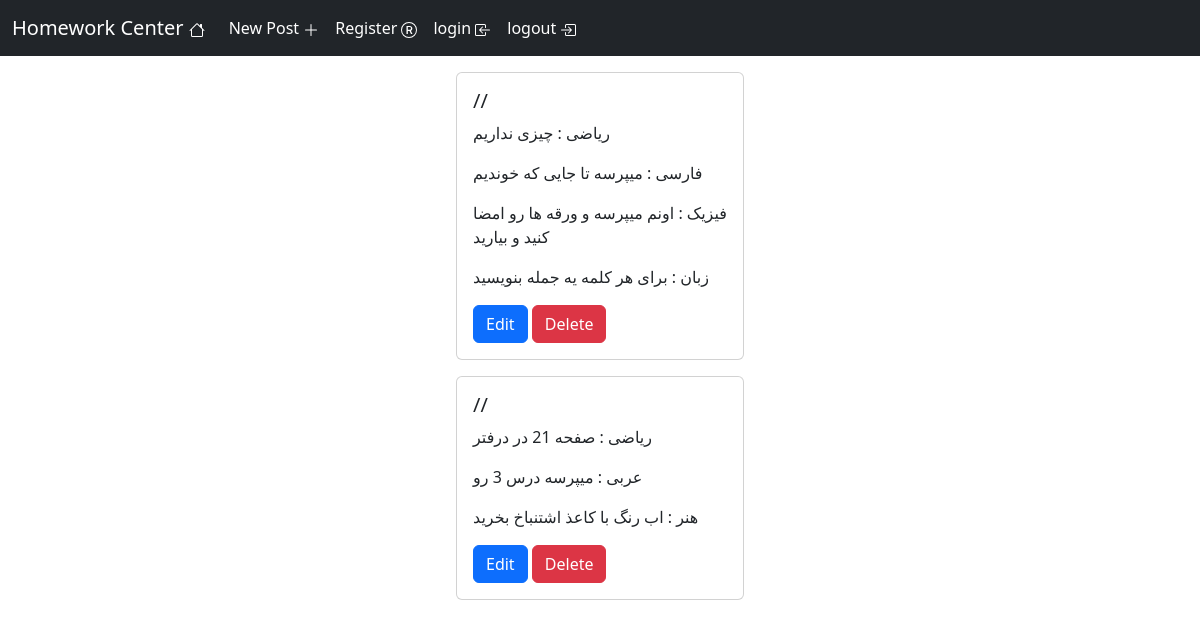
The app's page /, older data.
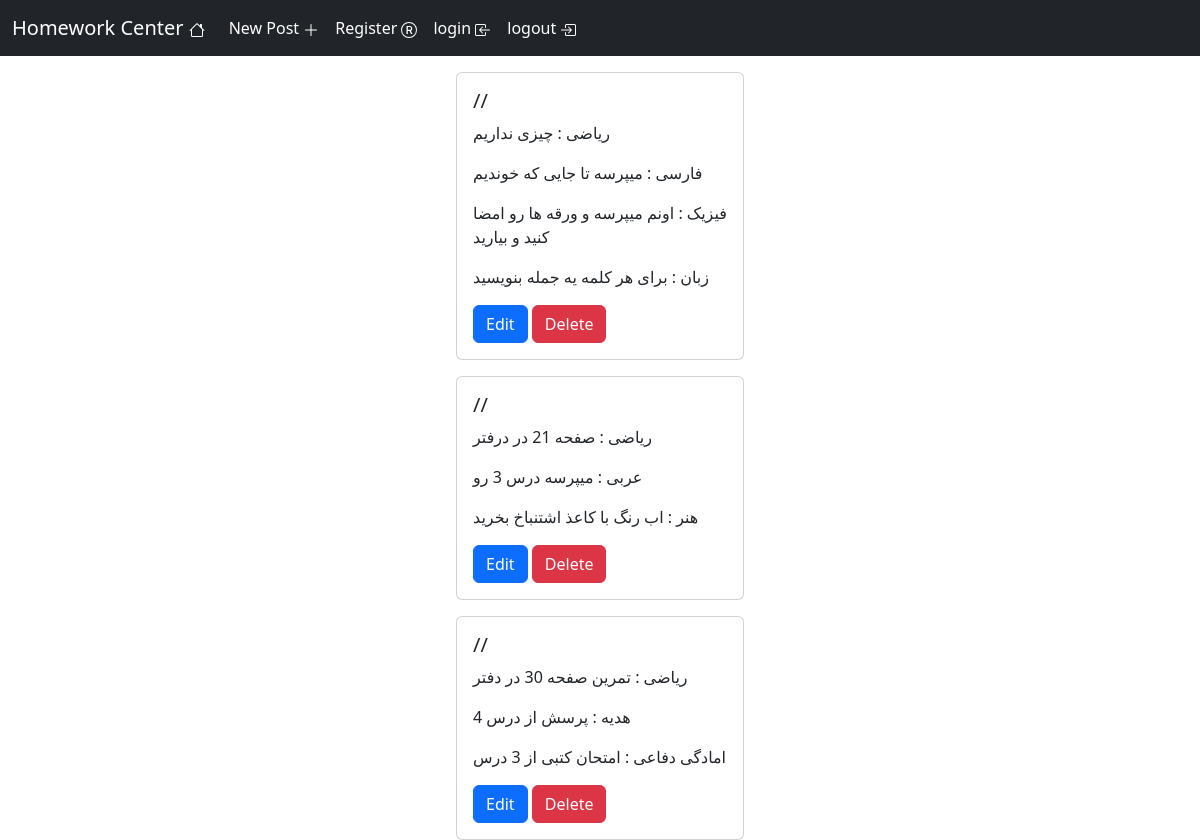
The same page, newer data.
### homework/models.py (models this page shows, shortened)
class WriteHomework(models.Model):
    date = models.DateField(blank=False)
    math = models.CharField(max_length=100 , blank=True)
    literature = models.CharField(max_length=100 , blank=True)
    biology = models.CharField(max_length=100 , blank=True)
    physics = models.CharField(max_length=100 , blank=True)
    religious = models.CharField(max_length=100 , blank=True)
    Defense_readiness = models.CharField(max_length=100 , blank=True)
    Social_studies = models.CharField(max_length=100 , blank=True)
    english = models.CharField(max_length=100 , blank=True)
    conversation = models.CharField(max_length=100 , blank=True)
    arabic = models.CharField(max_length=100 , blank=True)
    quran = models.CharField(max_length=100 , blank=True)
    writeing = models.CharField(max_length=100 , blank=True)
    art = models.CharField(max_length=100 , blank=True)

### main/views.py (the view)
# urls.py: path('',views.MainPage.as_view(),name='main_page'),
class MainPage(View):
    def get(self,request):
        allmodels = models.WriteHomework.objects.all()
        for model in allmodels:
            miladi_date = date(year=model.date.year,month=model.date.month,day=model.date.day).togregorian()
            shamsi_date = date.fromgregorian(year = miladi_date.year , month = miladi_date.month , day = miladi_date.day)
            model.date = f"{shamsi_date.year}/{shamsi_date.month}/{shamsi_date.day} {shamsi_date.strftime('%A')}"
        sorted_models = sorted(allmodels, key=lambda x: x.date, reverse=True)
        return render(request,'main/mainpage.html',{"models":sorted_models})

### main/templates/main/mainpage.html (shortened to what this page needs)
{% extends "base.html" %}
{% block body %}
    {% for model in models%}
        <div class="card mx-auto mt-3 rounded" style="width: 18rem;">
            <div class="card-body">
                <h5 class="card-title">{{model.date}}</h5>
                {% if model.math != '' %}
                    <p class="card-text">ریاضی : {{model.math}}</p>
                {% endif %}
                {% if model.literature != '' %}
                    <p class="card-text">فارسی : {{model.literature}}</p>
                {% endif %}
                {% if model.physics != '' %}
                    <p class="card-text">فیزیک : {{model.physics}}</p>
                {% endif %}
                {% if model.religious != '' %}
                    <p class="card-text">هدیه : {{model.religious}}</p>
                {% endif %}
                {% if model.Defense_readiness != '' %}
                    <p class="card-text">امادگی دفاعی : {{model.Defense_readiness}}</p>
                {% endif %}
                {% if model.english != '' %}
                    <p class="card-text">زبان : {{model.english}}</p>
                {% endif %}
                {% if model.arabic != '' %}
                    <p class="card-text">عربی : {{model.arabic}}</p>
                {% endif %}
                {% if model.art != '' %}
                    <p class="card-text">هنر : {{model.art}}</p>
                {% endif %}
                <a href="#" class="btn btn-primary">Edit</a>
                <a href="#" class="btn btn-danger">Delete</a>
            </div>
        </div>
    {% endfor %}
{% endblock body %}

### templates/base.html (shortened to what this page needs)
<html>
    <head>
        <link href="https://cdn.jsdelivr.net/npm/bootstrap@5.3.2/dist/css/bootstrap.min.css" rel="stylesheet">
    </head>
    <body>
        <div class="jumbotron">
            {% include "inc/navbar.html" %}
        </div>
        {% block body %}{% endblock body %}
    </body>
</html>

### templates/inc/navbar.html (shortened to what this page needs)
<nav class="navbar navbar-expand-lg navbar-dark bg-dark">
    <div class="container-fluid">
        <a class="navbar-brand" href="{% url "main_page" %}">
            Homework Center
        </a>
        <div class="collapse navbar-collapse" id="navbarNav">
            <ul class="navbar-nav">
                <li class="nav-item">
                    <a class="nav-link active" aria-current="page" href="{% url "create_new_homework_page" %}">
                        New Post
                        <svg xmlns="http://www.w3.org/2000/svg" width="16" height="16" fill="currentColor" class="bi bi-plus-lg" viewBox="0 0 16 16">
                            <path fill-rule="evenodd" d="M8 2a.5.5 0 0 1 .5.5v5h5a.5.5 0 0 1 0 1h-5v5a.5.5 0 0 1-1 0v-5h-5a.5.5 0 0 1 0-1h5v-5A.5.5 0 0 1 8 2Z"/>
                        </svg>
                    </a>
                </li>
                <li class="nav-item">
                    <a class="nav-link active" aria-current="page" href="{% url "register_page" %}">
                        Register
                    </a>
                </li>
                <li class="nav-item">
                    <a class="nav-link active" aria-current="page" href="{% url "login_page" %}">
                        login
                    </a>
                </li>
                <li class="nav-item">
                    <a class="nav-link active" aria-current="page" href="{% url "logout_page" %}">
                        logout
                    </a>
                </li>
            </ul>
        </div>
    </div>
</nav>

Row changes from the older to the newer data that the page shows:
added WriteHomework: date "//", math "تمرین صفحه 30 در دفتر", religious "پرسش از درس 4", Defense_readiness "امتحان کتبی از 3 درس"
